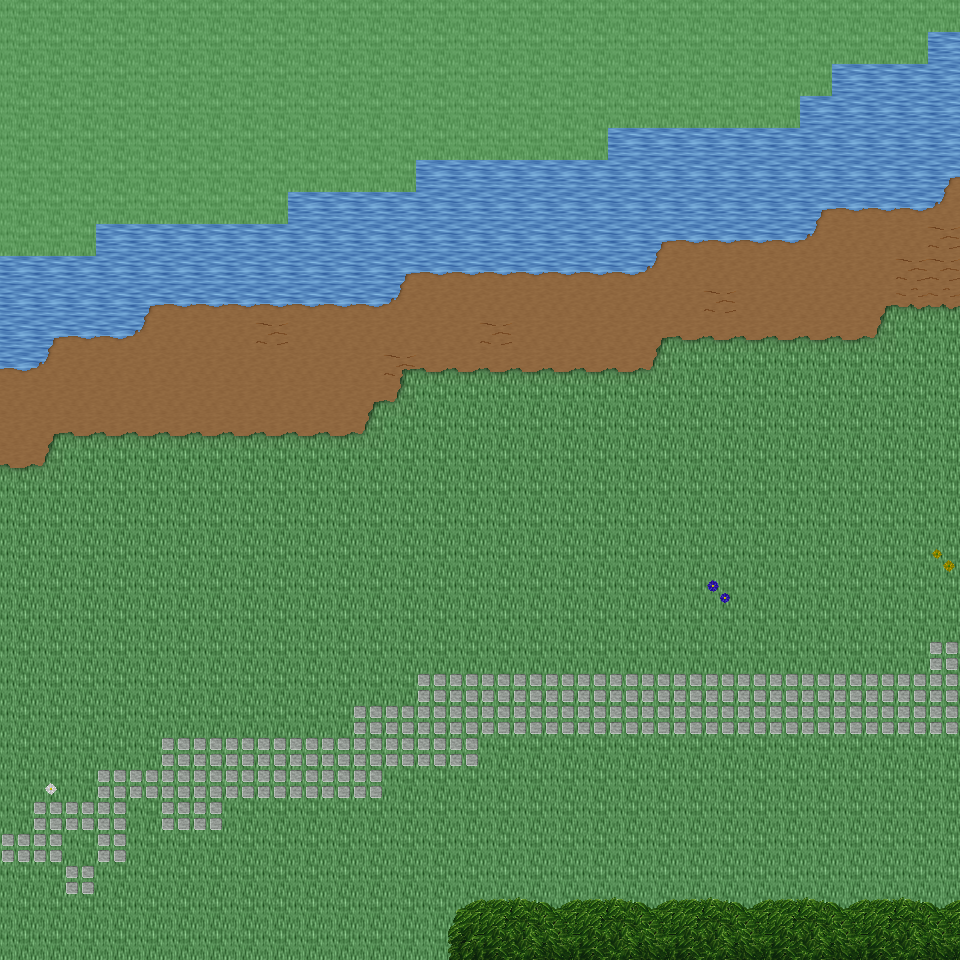

The image is a tile-based game level rendered from a .tmx file. Its description and source (layers, tilesets, objects; grid data summarised) follow:
An orthogonal 30x30 tile map with 32x32 px tiles, 6 tile layers (Ground, Object, Object2, Above, ...), 22 tilesets and 3 objects (3x mapExit).

<map version="1.0" orientation="orthogonal" renderorder="right-down" width="30" height="30" tilewidth="32" tileheight="32" nextobjectid="4">
  <tileset firstgid="1" name="tileset_ground_ground" tilewidth="32" tileheight="32" tilecount="33" columns="3">
    <image source="../drawable/tileset_ground_ground.png" width="96" height="352" />
  </tileset>
  <tileset firstgid="34" name="tileset_ground_water_pool" tilewidth="32" tileheight="32" tilecount="72" columns="3">
    <image source="../drawable/tileset_ground_water_pool.png" width="96" height="768" />
  </tileset>
  <tileset firstgid="106" name="tileset_ground_ridge_earth_dark" tilewidth="32" tileheight="32" tilecount="96" columns="12">
    <image source="../drawable/tileset_ground_ridge_earth_dark.png" width="384" height="256" />
  </tileset>
  <tileset firstgid="202" name="tileset_ground_grass_edges" tilewidth="32" tileheight="32" tilecount="36" columns="12">
    <image source="../drawable/tileset_ground_grass_edges.png" width="384" height="96" />
  </tileset>
  <tileset firstgid="238" name="tileset_ground_earth_edges" tilewidth="32" tileheight="32" tilecount="18" columns="6">
    <image source="../drawable/tileset_ground_earth_edges.png" width="192" height="96" />
  </tileset>
  <tileset firstgid="256" name="tileset_ground_grass_corners" tilewidth="32" tileheight="32" tilecount="24" columns="6">
    <image source="../drawable/tileset_ground_grass_corners.png" width="192" height="128" />
  </tileset>
  <tileset firstgid="280" name="tileset_plant_grasses" tilewidth="32" tileheight="32" tilecount="6" columns="3">
    <image source="../drawable/tileset_plant_grasses.png" width="96" height="64" />
  </tileset>
  <tileset firstgid="286" name="tileset_plant_flower_daisy_blue" tilewidth="32" tileheight="32" tilecount="8" columns="2">
    <image source="../drawable/tileset_plant_flower_daisy_blue.png" width="64" height="128" />
  </tileset>
  <tileset firstgid="294" name="tileset_plant_flower_daisy_yellow" tilewidth="32" tileheight="32" tilecount="8" columns="2">
    <image source="../drawable/tileset_plant_flower_daisy_yellow.png" width="64" height="128" />
  </tileset>
  <tileset firstgid="302" name="tileset_plant_bush_bushes" tilewidth="32" tileheight="32" tilecount="10" columns="5">
    <image source="../drawable/tileset_plant_bush_bushes.png" width="160" height="64" />
  </tileset>
  <tileset firstgid="312" name="tileset_plant_flower_daisy_red" tilewidth="32" tileheight="32" tilecount="8" columns="2">
    <image source="../drawable/tileset_plant_flower_daisy_red.png" width="64" height="128" />
  </tileset>
  <tileset firstgid="320" name="tileset_plant_flower_daisy_white" tilewidth="32" tileheight="32" tilecount="8" columns="2">
    <image source="../drawable/tileset_plant_flower_daisy_white.png" width="64" height="128" />
  </tileset>
  <tileset firstgid="328" name="tileset_logic_collision" tilewidth="32" tileheight="32" tilecount="1" columns="1">
    <image source="../drawable/tileset_logic_collision.png" width="32" height="32" />
  </tileset>
  <tileset firstgid="329" name="tileset_plant_tree_tree_green" tilewidth="32" tileheight="32" tilecount="88" columns="8">
    <image source="../drawable/tileset_plant_tree_tree_green.png" width="256" height="352" />
  </tileset>
  <tileset firstgid="417" name="tileset_plant_stump_stump_brown" tilewidth="32" tileheight="32" tilecount="4" columns="2">
    <image source="../drawable/tileset_plant_stump_stump_brown.png" width="64" height="64" />
  </tileset>
  <tileset firstgid="421" name="tileset_logic_item_sheepfood" tilewidth="32" tileheight="32" tilecount="1" columns="1">
    <image source="../drawable/tileset_logic_item_sheepfood.png" width="32" height="32" />
  </tileset>
  <tileset firstgid="422" name="tileset_logic_creature_fairy" tilewidth="32" tileheight="32" tilecount="4" columns="4">
    <image source="../drawable/tileset_logic_creature_fairy.png" width="128" height="32" />
  </tileset>
  <tileset firstgid="426" name="tileset_logic_item_resources" tilewidth="32" tileheight="32" tilecount="6" columns="6">
    <image source="../drawable/tileset_logic_item_resources.png" width="192" height="32" />
  </tileset>
  <tileset firstgid="432" name="tileset_logic_creature_mythical_being" tilewidth="32" tileheight="32" tilecount="24" columns="8">
    <image source="../drawable/tileset_logic_creature_mythical_being.png" width="256" height="96" />
  </tileset>
  <tileset firstgid="456" name="tileset_ground_green_paving" tilewidth="32" tileheight="32" tilecount="18" columns="3">
    <image source="../drawable/tileset_ground_green_paving.png" width="96" height="192" />
  </tileset>
  <tileset firstgid="474" name="tileset_logic_protection" tilewidth="32" tileheight="32" tilecount="2" columns="2">
    <image source="../drawable/tileset_logic_protection.png" width="64" height="32" />
  </tileset>
  <tileset firstgid="476" name="tileset_building_huts" tilewidth="32" tileheight="32" tilecount="338" columns="26">
    <image source="../drawable/tileset_building_huts.png" width="832" height="416" />
  </tileset>
  <layer name="Ground" width="30" height="30">
    <data>[900 cells, 900 non-empty, 6 distinct tile ids]</data>
  </layer>
  <layer name="Object" width="30" height="30">
    <data>[900 cells, 145 non-empty, 13 distinct tile ids]</data>
  </layer>
  <layer name="Object2" width="30" height="30">
    <data>[900 cells, 0 non-empty, 0 distinct tile ids]</data>
  </layer>
  <layer name="Above" width="30" height="30">
    <data>[900 cells, 32 non-empty, 8 distinct tile ids]</data>
  </layer>
  <layer name="Above2" width="30" height="30">
    <data>[900 cells, 0 non-empty, 0 distinct tile ids]</data>
  </layer>
  <layer name="Walkable" width="30" height="30">
    <data>[900 cells, 154 non-empty, 1 distinct tile ids]</data>
  </layer>
  <objectgroup name="MapEvents">
    <object id="1" name="south" type="mapExit" x="0" y="928" width="960" height="32">
      <properties>
        <property name="map" value="level_0_x88_y111" />
        <property name="x" value="0" />
        <property name="y" value="1" />
      </properties>
    </object>
    <object id="2" name="west" type="mapExit" x="0" y="256" width="32" height="704">
      <properties>
        <property name="map" value="level_0_x87_y110" />
        <property name="x" value="28" />
        <property name="y" value="8" />
      </properties>
    </object>
    <object id="3" name="east" type="mapExit" x="928" y="32" width="32" height="928">
      <properties>
        <property name="map" value="level_0_x89_y110" />
        <property name="x" value="1" />
        <property name="y" value="1" />
      </properties>
    </object>
  </objectgroup>
</map>
